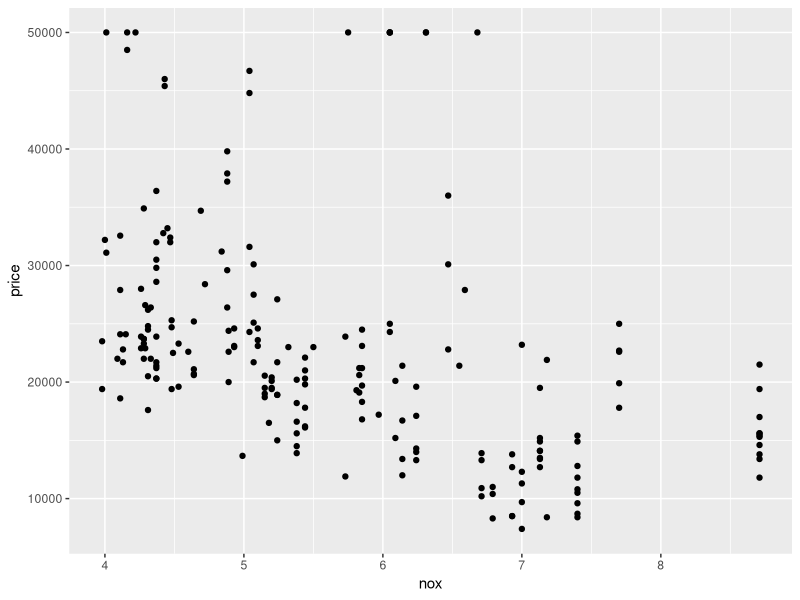

This chart was generated by the following R code:
## ---- chunk 1
knitr::opts_chunk$set(echo = TRUE)
library(tidyverse)
library(ggplot2)
## ---- chunk 2
nox_df <- read_csv("HPRICE2_Lecture2.csv") #load in data
## ---- chunk 3
summary(nox_df)

ggplot(nox_df, aes(x=nox, y=price))+
  geom_point()
